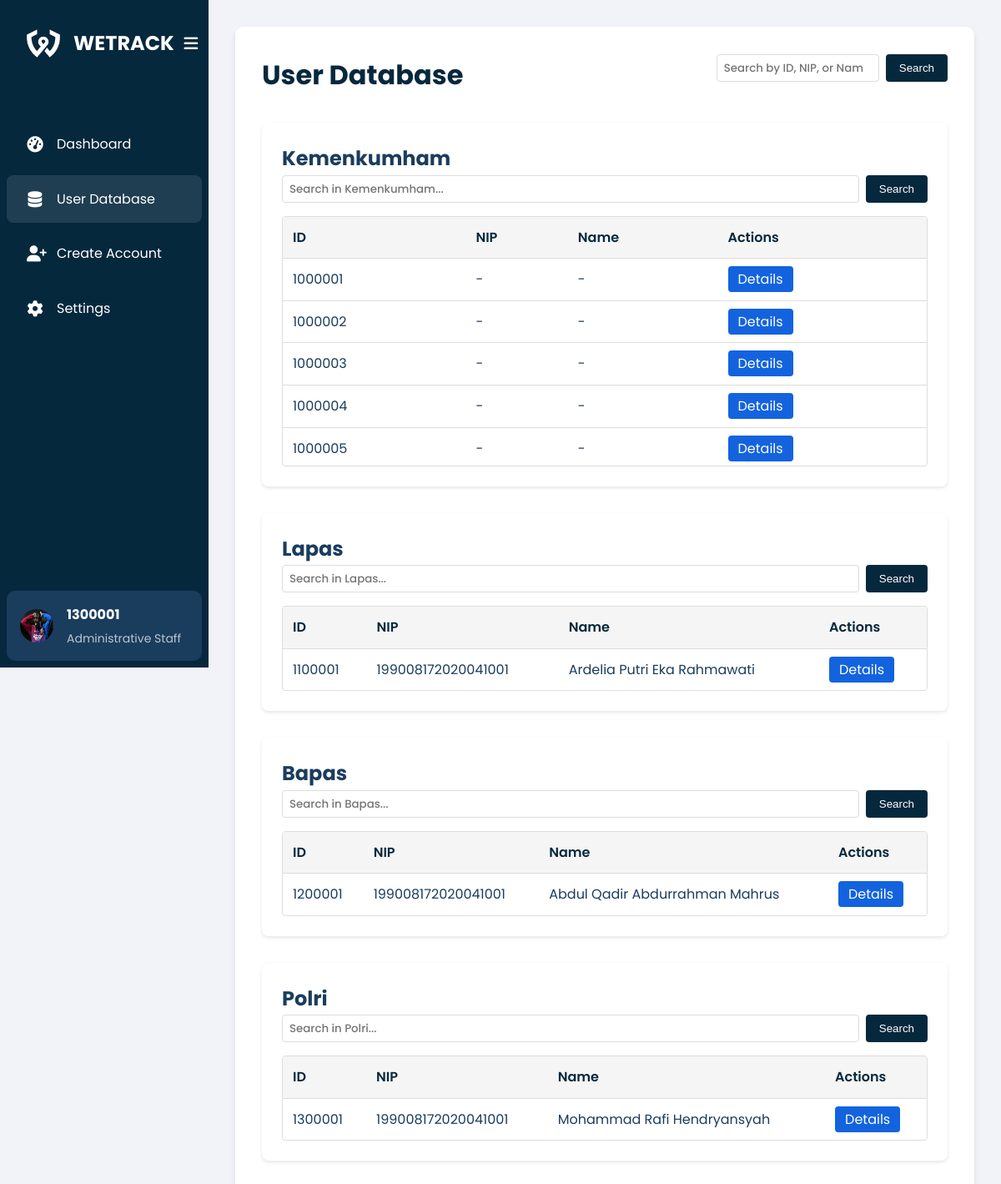
Before: /kemenkumham/pages/data.php (signed in) with the older database file.
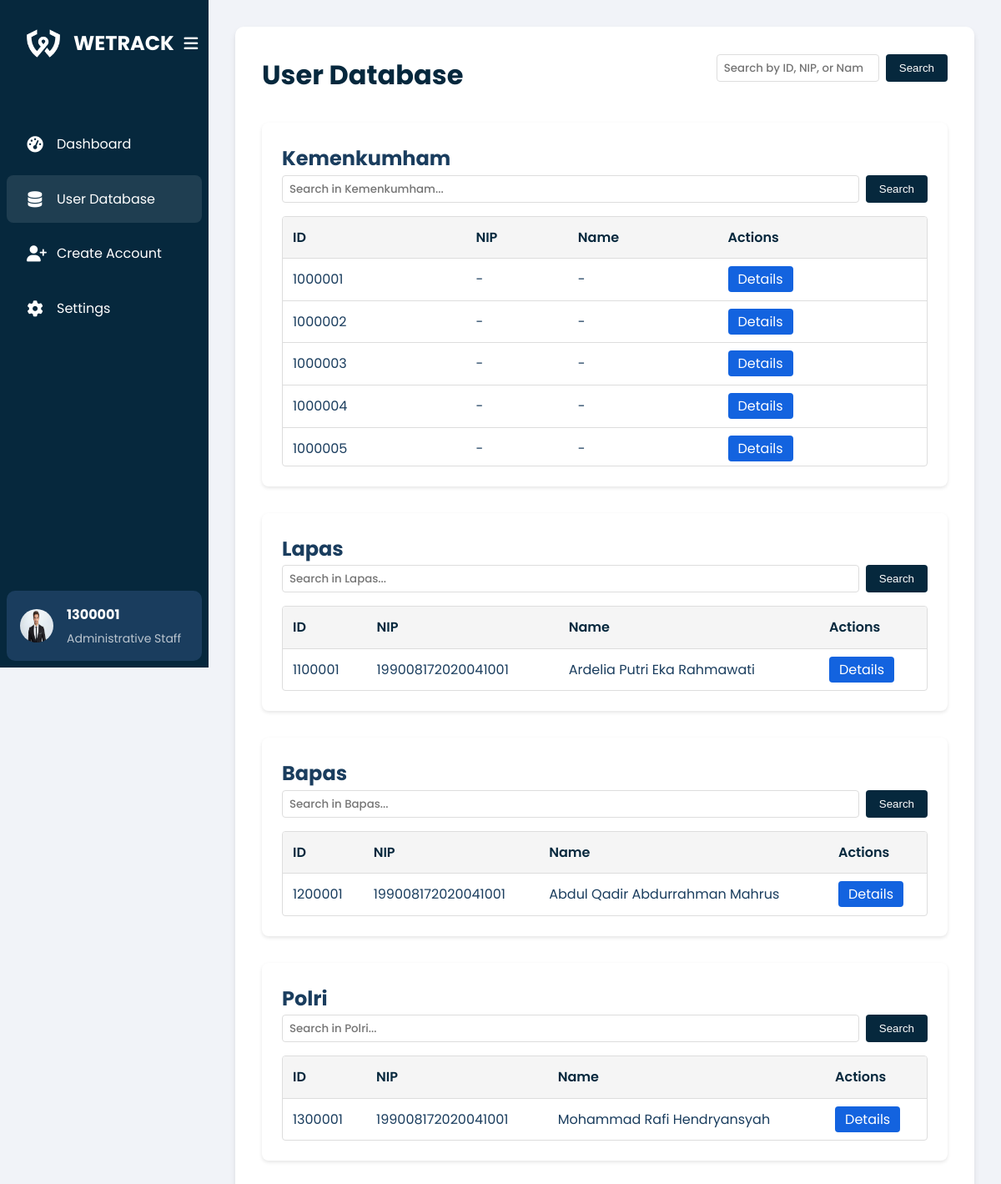
After: the same page with the newer database file.
### tables this page shows
CREATE TABLE `users` (
  `id` int(11) NOT NULL,
  `profile_picture` varchar(255) DEFAULT '/wetrack/kemenkumham/image/kemenkumham.png',
  `nip` varchar(50) DEFAULT NULL,
  `full_name` varchar(255) DEFAULT NULL,
  `place_of_birth` varchar(100) DEFAULT NULL,
  `date_of_birth` date DEFAULT NULL,
  `religion` varchar(50) DEFAULT NULL,
  `region` varchar(100) DEFAULT NULL,
  `role` enum('Kemenkumham','Lapas','Bapas','Polri') NOT NULL,
  `email` varchar(100) DEFAULT NULL,
  `phone` varchar(15) DEFAULT NULL,
  `address` text DEFAULT NULL,
  `status` enum('Active','Inactive') DEFAULT 'Active',
  `created_by` int(11) DEFAULT NULL,
  `created_at` timestamp NOT NULL DEFAULT current_timestamp(),
  `position` varchar(100) DEFAULT NULL,
  `password` varchar(255) NOT NULL,
  `gender` enum('Male','Female','Other') DEFAULT NULL
);

### kemenkumham/pages/data.php (the view, shortened to what the changed rows need)
<?php
require __DIR__ . '/../../config/connection.php';
$user_id = $_SESSION['user_id'];
$query = "SELECT id, profile_picture FROM users WHERE id = ?";
$stmt = $conn->prepare($query);
$stmt->bind_param("i", $user_id);
$stmt->execute();
$stmt->bind_result($id, $profile_picture);
function fetchUsersByRole($conn, $role, $search = '')
{
    $query = "SELECT id, nip, full_name FROM users WHERE role = ?";
    $params = [$role];
    $types = "s";
    $stmt = $conn->prepare($query);
    $stmt->bind_param($types, ...$params);
    $stmt->execute();
    $result = $stmt->get_result();
    return $result->fetch_all(MYSQLI_ASSOC);
}
$search = isset($_GET['search']) ? $_GET['search'] : '';
$polriUsers = fetchUsersByRole($conn, 'Polri', $search);
?>
<!DOCTYPE html>
<html lang="en">
<head>
    <link rel="stylesheet" href="/wetrack/kemenkumham/css/data.css">
    <link rel="stylesheet" href="https://cdnjs.cloudflare.com/ajax/libs/font-awesome/6.4.0/css/all.min.css">
</head>
<body>
    <div class="container">
        <aside class="sidebar">
            <div class="sidebar-header">
                <div class="logo">
                    <h1 class="logo-text">WETRACK</h1>
                </div>
            </div>
            <div class="user-profile">
                <img src="<?php echo $profile_picture; ?>" alt="Profile picture" width="40" height="40">
                <div class="user-info">
                    <h2><?php echo htmlspecialchars($id); ?></h2>
                    <p>Administrative Staff</p>
                </div>
            </div>
        </aside>
        <main class="content">
            <div class="content-container">
                <div class="content-header">
                    <h1>User Database</h1>
                </div>
                <section class="table-section">
                    <h2>Kemenkumham</h2>
                    <div class="table-wrapper">
                        <table class="user-table">
                            <thead>
                                <tr>
                                    <th>ID</th>
                                    <th>NIP</th>
                                    <th>Name</th>
                                    <th>Actions</th>
                                </tr>
                            </thead>
                        </table>
                    </div>
                </section>
                <section class="table-section">
                    <h2>Lapas</h2>
                    <div class="table-wrapper">
                        <table class="user-table">
                            <thead>
                                <tr>
                                    <th>ID</th>
                                    <th>NIP</th>
                                    <th>Name</th>
                                    <th>Actions</th>
                                </tr>
                            </thead>
                        </table>
                    </div>
                </section>
                <section class="table-section">
                    <h2>Bapas</h2>
                    <div class="table-wrapper">
                        <table class="user-table">
                            <thead>
                                <tr>
                                    <th>ID</th>
                                    <th>NIP</th>
                                    <th>Name</th>
                                    <th>Actions</th>
                                </tr>
                            </thead>
                        </table>
                    </div>
                </section>
                <section class="table-section">
                    <h2>Polri</h2>
                    <div class="table-wrapper">
                        <table class="user-table">
                            <thead>
                                <tr>
                                    <th>ID</th>
                                    <th>NIP</th>
                                    <th>Name</th>
                                    <th>Actions</th>
                                </tr>
                            </thead>
                            <tbody>
                                <?php foreach ($polriUsers as $user): ?>
                                    <tr>
                                        <td><?php echo htmlspecialchars($user['id']); ?></td>
                                        <td><?php echo htmlspecialchars($user['nip'] ?? '-'); ?></td>
                                        <td><?php echo htmlspecialchars($user['full_name'] ?? '-'); ?></td>
                                        <td>
                                            <a href="user-details.php?id=<?php echo $user['id']; ?>"
                                                class="btn-details">Details</a>
                                        </td>
                                    </tr>
                                <?php endforeach; ?>
                            </tbody>
                        </table>
                    </div>
                </section>
            </div>
        </main>
    </div>
</body>
</html>

Changed rows visible on the page:
changed users "Mohammad Rafi Hendryansyah": profile_picture: a different picture
